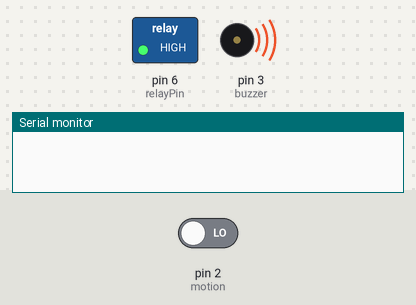
This sketch was run on a simulated Arduino Uno, built with avr-gcc and run on an emulated ATmega328P. Parts: switched loads named in the sketch (green lamp = pin HIGH), buzzer (waves = sounding, pin HIGH), the last lines printed to the serial monitor. The test bench sets the inputs (shaded band); at power-on: pin 2 (motion) LOW.

Above: at 1.2 s.
1.3 s: pin 2 (motion) driven HIGH
At 1.8 s:
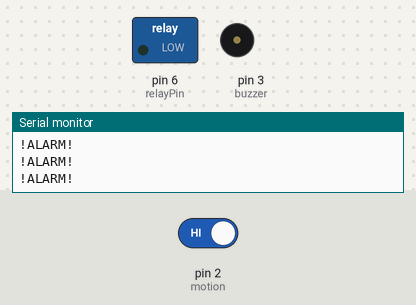
4.3 s: pin 2 (motion) driven LOW
At 4.6 s:
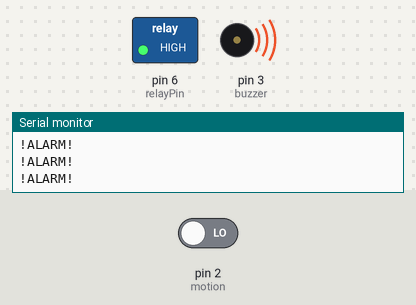
Timing chart, 0 to 7.3 s (numbered marks = the images above; inputs shaded):
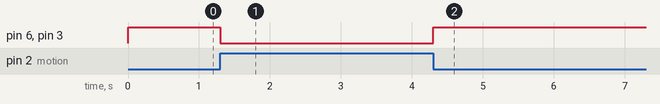

Measured:
- after the input at 1.3 s, pin 6 (relayPin), pin 3 (buzzer): HIGH → LOW at once
- after the input at 4.3 s, pin 6 (relayPin), pin 3 (buzzer): LOW → HIGH at once

The sketch:

Motion___Lamp___Buzzer___Console.ino
```cpp
int relayPin = 6;
int buzzer = 3;
int motion = 2;

void setup() {
  pinMode(relayPin, OUTPUT);
  digitalWrite(relayPin, HIGH);
  pinMode(buzzer, OUTPUT);
  digitalWrite(buzzer, HIGH); // Turn off Buzzer
  pinMode(motion, INPUT);
  digitalWrite(motion, LOW);
  Serial.begin(9600);
}
void loop() {

if(digitalRead(motion) == HIGH){
  digitalWrite(buzzer, LOW);
  digitalWrite(relayPin, LOW);
  Serial.println("!ALARM!");
  delay(100);
  digitalWrite(buzzer, HIGH);
  digitalWrite(relayPin, HIGH);
}
}
```
